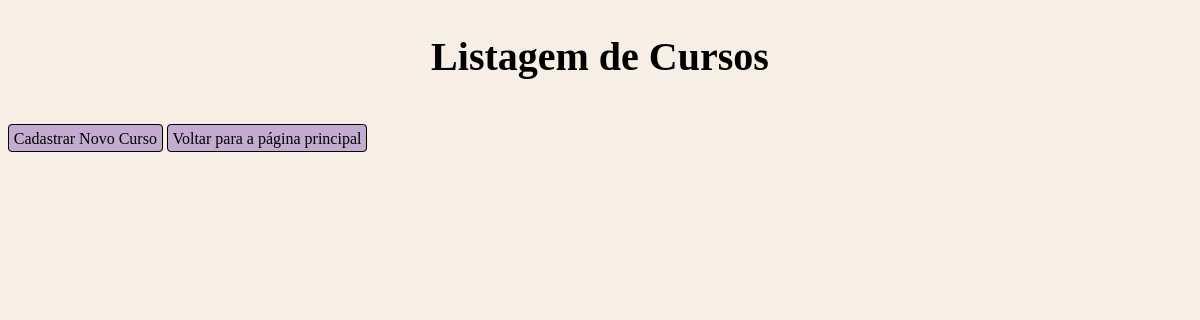
Before: /cursos/listar/ with the older database file.
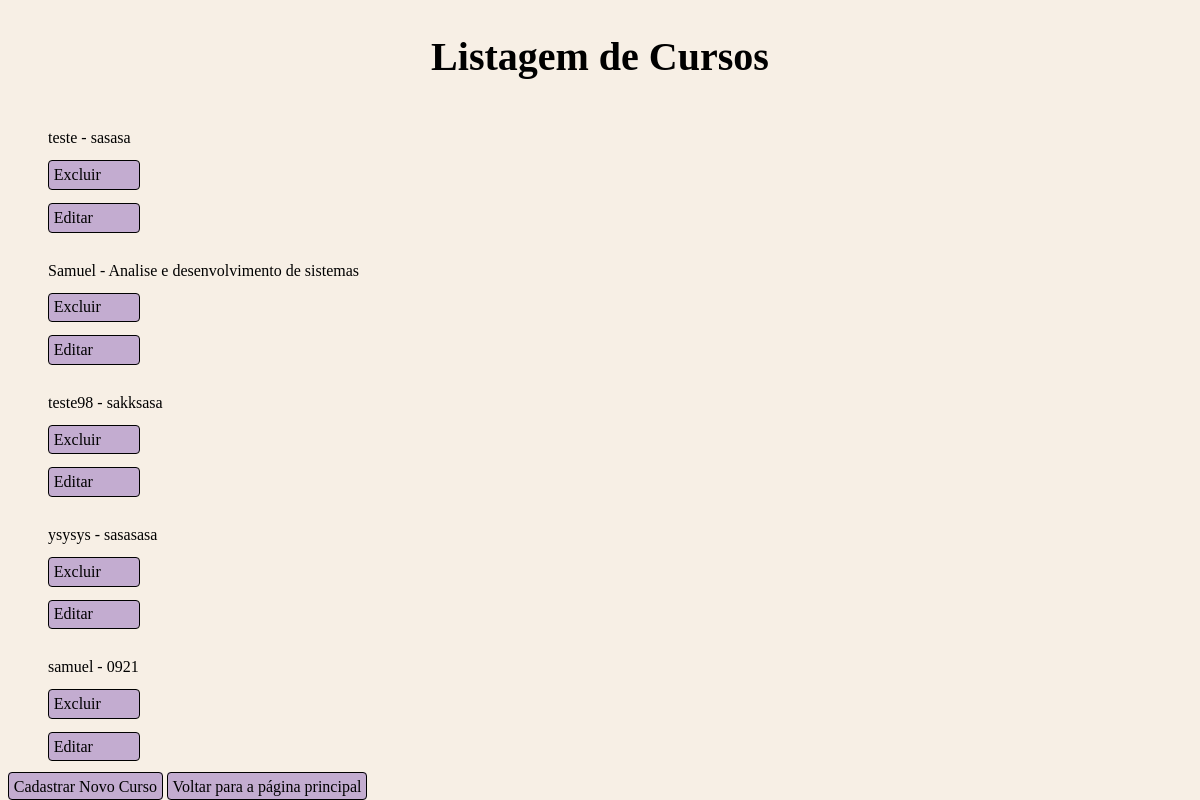
After: the same page with the newer database file.
### cadastro/models.py (models this page shows, shortened)
class Curso(models.Model) :
    nome = models.CharField(max_length=100)
    descricao = models.TextField()

### cadastro/views.py (the view)
# urls.py: path('cursos/listar/', listar_cursos, name = 'listar_cursos'),
def listar_cursos(request) :
    cursos = Curso.objects.all()
    return render(request, 'cadastro/listar_cursos.html', {'cursos': cursos})

### cadastro/templates/cadastro/listar_cursos.html (shortened to what this page needs)
{% load static %}
<!DOCTYPE html>
<html>
<head>
    <link rel="stylesheet" href="{% static 'css/listar_cursos.css' %}">
</head>
<body>
    <h2>Listagem de Cursos</h2>
    <ul>
        {% for curso in cursos %}
            <li>{{ curso.nome }} - {{ curso.descricao }}</li>
            <a class="botaoExcluir" href="{% url 'excluir_curso' curso.id %}">Excluir</a>
            <a class="botaoEditar" href="{% url 'editar_curso' curso.id %}">Editar</a>
        {% endfor %}
    </ul>
    <a href="{% url 'cadastrar_curso' %}">Cadastrar Novo Curso</a>
    <a href="{% url 'pagina_principal' %}">Voltar para a página principal</a>
</body>
</html>

Changed rows visible on the page:
added Curso: nome "teste", descricao "sasasa"
added Curso: nome "Samuel", descricao "Analise e desenvolvimento de sistemas"
added Curso: nome "teste98", descricao "sakksasa"
added Curso: nome "ysysys", descricao "sasasasa"
added Curso: nome "samuel", descricao "0921"
